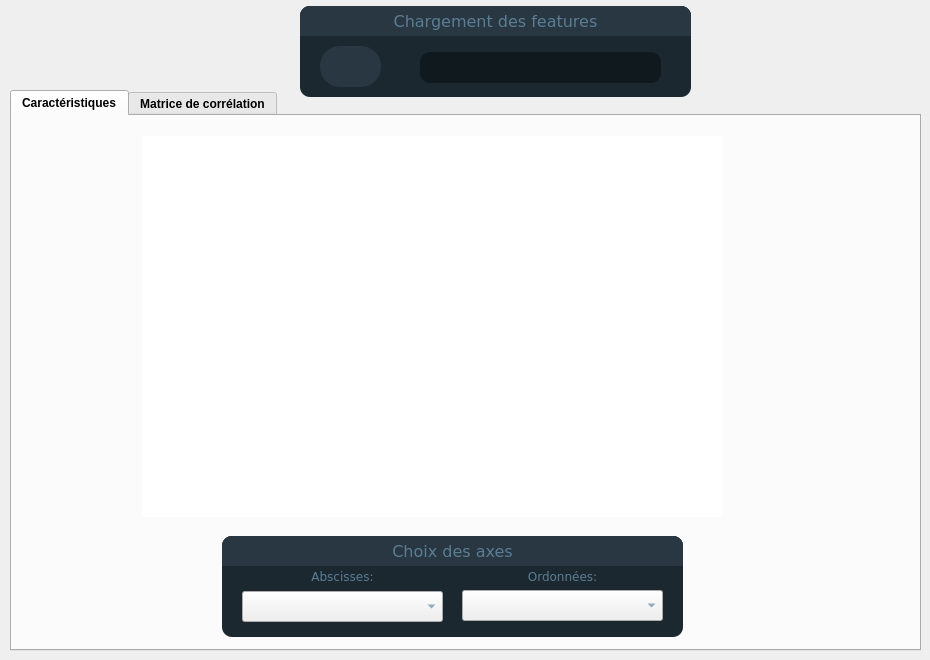
    <widget class="QWidget" name="tab_3">
     <attribute name="title">
      <string>Visualisation des caractéristiques</string>
     </attribute>
     <widget class="QTabWidget" name="tabWidget_5">
      <property name="geometry">
       <rect>
        <x>10</x>
        <y>90</y>
        <width>911</width>
        <height>561</height>
       </rect>
      </property>
      <property name="font">
       <font>
        <weight>75</weight>
        <bold>true</bold>
       </font>
      </property>
      <property name="cursor">
       <cursorShape>ArrowCursor</cursorShape>
      </property>
      <property name="styleSheet">
       <string notr="true"/>
      </property>
      <property name="currentIndex">
       <number>0</number>
      </property>
      <widget class="QWidget" name="tab_9">
       <attribute name="title">
        <string>Caractéristiques</string>
       </attribute>
       <widget class="MplWidget" name="visualData" native="true">
        <property name="geometry">
         <rect>
          <x>130</x>
          <y>20</y>
          <width>581</width>
          <height>381</height>
         </rect>
        </property>
        <property name="styleSheet">
         <string notr="true">background-color:white</string>
        </property>
       </widget>
       <widget class="QGroupBox" name="acq_box_4">
        <property name="geometry">
         <rect>
          <x>210</x>
          <y>420</y>
          <width>461</width>
          <height>101</height>
         </rect>
        </property>
        <property name="palette">
         <palette>
          <active>
           <colorrole role="WindowText">
            <brush brushstyle="SolidPattern">
             <color alpha="255">
              <red>91</red>
              <green>125</green>
              <blue>148</blue>
             </color>
            </brush>
           </colorrole>
           <colorrole role="Button">
            <brush brushstyle="SolidPattern">
             <color alpha="255">
              <red>28</red>
              <green>40</green>
              <blue>48</blue>
             </color>
            </brush>
           </colorrole>
           <colorrole role="Text">
            <brush brushstyle="SolidPattern">
             <color alpha="255">
              <red>91</red>
              <green>125</green>
              <blue>148</blue>
             </color>
            </brush>
           </colorrole>
           <colorrole role="ButtonText">
            <brush brushstyle="SolidPattern">
             <color alpha="255">
              <red>91</red>
              <green>125</green>
              <blue>148</blue>
             </color>
            </brush>
           </colorrole>
           <colorrole role="Base">
            <brush brushstyle="SolidPattern">
             <color alpha="255">
              <red>28</red>
              <green>40</green>
              <blue>48</blue>
             </color>
            </brush>
           </colorrole>
           <colorrole role="Window">
            <brush brushstyle="SolidPattern">
             <color alpha="255">
              <red>28</red>
              <green>40</green>
              <blue>48</blue>
             </color>
            </brush>
           </colorrole>
          </active>
          <inactive>
           <colorrole role="WindowText">
            <brush brushstyle="SolidPattern">
             <color alpha="255">
              <red>91</red>
              <green>125</green>
              <blue>148</blue>
             </color>
            </brush>
           </colorrole>
           <colorrole role="Button">
            <brush brushstyle="SolidPattern">
             <color alpha="255">
              <red>28</red>
              <green>40</green>
              <blue>48</blue>
             </color>
            </brush>
           </colorrole>
           <colorrole role="Text">
            <brush brushstyle="SolidPattern">
             <color alpha="255">
              <red>91</red>
              <green>125</green>
              <blue>148</blue>
             </color>
            </brush>
           </colorrole>
           <colorrole role="ButtonText">
            <brush brushstyle="SolidPattern">
             <color alpha="255">
              <red>91</red>
              <green>125</green>
              <blue>148</blue>
             </color>
            </brush>
           </colorrole>
           <colorrole role="Base">
            <brush brushstyle="SolidPattern">
             <color alpha="255">
              <red>28</red>
              <green>40</green>
              <blue>48</blue>
             </color>
            </brush>
           </colorrole>
           <colorrole role="Window">
            <brush brushstyle="SolidPattern">
             <color alpha="255">
              <red>28</red>
              <green>40</green>
              <blue>48</blue>
             </color>
            </brush>
           </colorrole>
          </inactive>
          <disabled>
           <colorrole role="WindowText">
            <brush brushstyle="SolidPattern">
             <color alpha="255">
              <red>91</red>
              <green>125</green>
              <blue>148</blue>
             </color>
            </brush>
           </colorrole>
           <colorrole role="Button">
            <brush brushstyle="SolidPattern">
             <color alpha="255">
              <red>28</red>
              <green>40</green>
              <blue>48</blue>
             </color>
            </brush>
           </colorrole>
           <colorrole role="Text">
            <brush brushstyle="SolidPattern">
             <color alpha="255">
              <red>91</red>
              <green>125</green>
              <blue>148</blue>
             </color>
            </brush>
           </colorrole>
           <colorrole role="ButtonText">
            <brush brushstyle="SolidPattern">
             <color alpha="255">
              <red>91</red>
              <green>125</green>
              <blue>148</blue>
             </color>
            </brush>
           </colorrole>
           <colorrole role="Base">
            <brush brushstyle="SolidPattern">
             <color alpha="255">
              <red>28</red>
              <green>40</green>
              <blue>48</blue>
             </color>
            </brush>
           </colorrole>
           <colorrole role="Window">
            <brush brushstyle="SolidPattern">
             <color alpha="255">
              <red>28</red>
              <green>40</green>
              <blue>48</blue>
             </color>
            </brush>
           </colorrole>
          </disabled>
         </palette>
        </property>
        <property name="font">
         <font>
          <pointsize>16</pointsize>
          <weight>50</weight>
          <bold>false</bold>
          <underline>false</underline>
          <strikeout>false</strikeout>
         </font>
        </property>
        <property name="layoutDirection">
         <enum>Qt::LeftToRight</enum>
        </property>
        <property name="styleSheet">
         <string notr="true">QGroupBox{
background-color: rgb(28, 40, 48);
color: rgb(91, 125, 148);
border-radius: 10px;
}

QGroupBox::title {

background-color:rgba(40,55,65,255);


} 







</string>
        </property>
        <property name="title">
         <string/>
        </property>
        <property name="alignment">
         <set>Qt::AlignHCenter|Qt::AlignTop</set>
        </property>
        <property name="flat">
         <bool>false</bool>
        </property>
        <widget class="QPushButton" name="stop_img_acq_button_3">
         <property name="geometry">
          <rect>
           <x>390</x>
           <y>220</y>
           <width>191</width>
           <height>81</height>
          </rect>
         </property>
         <property name="palette">
          <palette>
           <active>
            <colorrole role="WindowText">
             <brush brushstyle="SolidPattern">
              <color alpha="255">
               <red>91</red>
               <green>125</green>
               <blue>148</blue>
              </color>
             </brush>
            </colorrole>
            <colorrole role="Button">
             <brush brushstyle="SolidPattern">
              <color alpha="255">
               <red>40</red>
               <green>55</green>
               <blue>65</blue>
              </color>
             </brush>
            </colorrole>
            <colorrole role="Text">
             <brush brushstyle="SolidPattern">
              <color alpha="255">
               <red>91</red>
               <green>125</green>
               <blue>148</blue>
              </color>
             </brush>
            </colorrole>
            <colorrole role="ButtonText">
             <brush brushstyle="SolidPattern">
              <color alpha="255">
               <red>91</red>
               <green>125</green>
               <blue>148</blue>
              </color>
             </brush>
            </colorrole>
            <colorrole role="Base">
             <brush brushstyle="SolidPattern">
              <color alpha="255">
               <red>40</red>
               <green>55</green>
               <blue>65</blue>
              </color>
             </brush>
            </colorrole>
            <colorrole role="Window">
             <brush brushstyle="SolidPattern">
              <color alpha="255">
               <red>40</red>
               <green>55</green>
               <blue>65</blue>
              </color>
             </brush>
            </colorrole>
           </active>
           <inactive>
            <colorrole role="WindowText">
             <brush brushstyle="SolidPattern">
              <color alpha="255">
               <red>91</red>
               <green>125</green>
               <blue>148</blue>
              </color>
             </brush>
            </colorrole>
            <colorrole role="Button">
             <brush brushstyle="SolidPattern">
              <color alpha="255">
               <red>40</red>
               <green>55</green>
               <blue>65</blue>
              </color>
             </brush>
            </colorrole>
            <colorrole role="Text">
             <brush brushstyle="SolidPattern">
              <color alpha="255">
               <red>91</red>
               <green>125</green>
               <blue>148</blue>
              </color>
             </brush>
            </colorrole>
            <colorrole role="ButtonText">
             <brush brushstyle="SolidPattern">
              <color alpha="255">
               <red>91</red>
               <green>125</green>
               <blue>148</blue>
              </color>
             </brush>
            </colorrole>
            <colorrole role="Base">
             <brush brushstyle="SolidPattern">
              <color alpha="255">
               <red>40</red>
               <green>55</green>
               <blue>65</blue>
              </color>
             </brush>
            </colorrole>
            <colorrole role="Window">
             <brush brushstyle="SolidPattern">
              <color alpha="255">
               <red>40</red>
               <green>55</green>
               <blue>65</blue>
              </color>
             </brush>
            </colorrole>
           </inactive>
           <disabled>
            <colorrole role="WindowText">
             <brush brushstyle="SolidPattern">
              <color alpha="255">
               <red>91</red>
               <green>125</green>
               <blue>148</blue>
              </color>
             </brush>
            </colorrole>
            <colorrole role="Button">
             <brush brushstyle="SolidPattern">
              <color alpha="255">
               <red>40</red>
               <green>55</green>
               <blue>65</blue>
              </color>
             </brush>
            </colorrole>
            <colorrole role="Text">
             <brush brushstyle="SolidPattern">
              <color alpha="255">
               <red>91</red>
               <green>125</green>
               <blue>148</blue>
              </color>
             </brush>
            </colorrole>
            <colorrole role="ButtonText">
             <brush brushstyle="SolidPattern">
              <color alpha="255">
               <red>91</red>
               <green>125</green>
               <blue>148</blue>
              </color>
             </brush>
            </colorrole>
            <colorrole role="Base">
             <brush brushstyle="SolidPattern">
              <color alpha="255">
               <red>40</red>
               <green>55</green>
               <blue>65</blue>
              </color>
             </brush>
            </colorrole>
            <colorrole role="Window">
             <brush brushstyle="SolidPattern">
              <color alpha="255">
               <red>40</red>
               <green>55</green>
               <blue>65</blue>
              </color>
             </brush>
            </colorrole>
           </disabled>
          </palette>
         </property>
         <property name="font">
          <font>
           <family>Verdana</family>
           <pointsize>12</pointsize>
          </font>
         </property>
         <property name="styleSheet">
          <string notr="true">
background-color:rgba(40,55,65,255);
color: rgb(91, 125, 148);
 border-radius: 10px;
</string>
         </property>
         <property name="text">
          <string>Stop Acquisition</string>
         </property>
        </widget>
        <widget class="QFrame" name="frame_4">
         <property name="geometry">
          <rect>
           <x>0</x>
           <y>0</y>
           <width>461</width>
           <height>30</height>
          </rect>
         </property>
         <property name="styleSheet">
          <string notr="true">background-color:rgba(40,55,65,255);
border-top-left-radius :10px;
border-top-right-radius : 10px; 
border-bottom-left-radius : 1px; 
border-bottom-right-radius : 1px;</string>
         </property>
         <property name="frameShape">
          <enum>QFrame::StyledPanel</enum>
         </property>
         <property name="frameShadow">
          <enum>QFrame::Raised</enum>
         </property>
         <widget class="QLabel" name="label_25">
          <property name="geometry">
           <rect>
            <x>0</x>
            <y>0</y>
            <width>461</width>
            <height>31</height>
           </rect>
          </property>
          <property name="font">
           <font>
            <family>Verdana</family>
            <pointsize>12</pointsize>
           </font>
          </property>
          <property name="styleSheet">
           <string notr="true">color: rgb(91, 125, 148);</string>
          </property>
          <property name="text">
           <string>Choix des axes</string>
          </property>
          <property name="alignment">
           <set>Qt::AlignCenter</set>
          </property>
         </widget>
        </widget>
        <widget class="QComboBox" name="visualDataY">
         <property name="geometry">
          <rect>
           <x>240</x>
           <y>54</y>
           <width>201</width>
           <height>31</height>
          </rect>
         </property>
         <property name="font">
          <font>
           <family>Verdana</family>
          </font>
         </property>
         <property name="cursor">
          <cursorShape>PointingHandCursor</cursorShape>
         </property>
         <property name="styleSheet">
          <string notr="true">color: rgb(91, 125, 148);
</string>
         </property>
        </widget>
        <widget class="QComboBox" name="visualDataX">
         <property name="geometry">
          <rect>
           <x>20</x>
           <y>55</y>
           <width>201</width>
           <height>31</height>
          </rect>
         </property>
         <property name="font">
          <font>
           <family>Verdana</family>
          </font>
         </property>
         <property name="cursor">
          <cursorShape>PointingHandCursor</cursorShape>
         </property>
         <property name="styleSheet">
          <string notr="true">color: rgb(91, 125, 148);
</string>
         </property>
        </widget>
        <widget class="QLabel" name="label_26">
         <property name="geometry">
          <rect>
           <x>20</x>
           <y>30</y>
           <width>201</width>
           <height>21</height>
          </rect>
         </property>
         <property name="font">
          <font>
           <family>Verdana</family>
          </font>
         </property>
         <property name="layoutDirection">
          <enum>Qt::LeftToRight</enum>
         </property>
         <property name="styleSheet">
          <string notr="true">color: rgb(91, 125, 148);
background-color: rgb(28, 40, 48);</string>
         </property>
         <property name="text">
          <string>Abscisses:</string>
         </property>
         <property name="alignment">
          <set>Qt::AlignCenter</set>
         </property>
        </widget>
        <widget class="QLabel" name="label_27">
         <property name="geometry">
          <rect>
           <x>240</x>
           <y>30</y>
           <width>201</width>
           <height>21</height>
          </rect>
         </property>
         <property name="font">
          <font>
           <family>Verdana</family>
          </font>
         </property>
         <property name="layoutDirection">
          <enum>Qt::LeftToRight</enum>
         </property>
         <property name="styleSheet">
          <string notr="true">color: rgb(91, 125, 148);
background-color: rgb(28, 40, 48);</string>
         </property>
         <property name="text">
          <string>Ordonnées:</string>
         </property>
         <property name="alignment">
          <set>Qt::AlignCenter</set>
         </property>
        </widget>
       </widget>
      </widget>
      <widget class="QWidget" name="tab_10">
       <attribute name="title">
        <string>Matrice de corrélation</string>
       </attribute>
       <widget class="MplWidget" name="matrixCorrelation" native="true">
        <property name="geometry">
         <rect>
          <x>130</x>
          <y>40</y>
          <width>741</width>
          <height>451</height>
         </rect>
        </property>
        <property name="styleSheet">
         <string notr="true">background-color:white</string>
        </property>
       </widget>
      </widget>
     </widget>
     <widget class="QGroupBox" name="acq_box_3">
      <property name="geometry">
       <rect>
        <x>300</x>
        <y>6</y>
        <width>391</width>
        <height>91</height>
       </rect>
      </property>
      <property name="palette">
       <palette>
        <active>
         <colorrole role="WindowText">
          <brush brushstyle="SolidPattern">
           <color alpha="255">
            <red>91</red>
            <green>125</green>
            <blue>148</blue>
           </color>
          </brush>
         </colorrole>
         <colorrole role="Button">
          <brush brushstyle="SolidPattern">
           <color alpha="255">
            <red>28</red>
            <green>40</green>
            <blue>48</blue>
           </color>
          </brush>
         </colorrole>
         <colorrole role="Text">
          <brush brushstyle="SolidPattern">
           <color alpha="255">
            <red>91</red>
            <green>125</green>
            <blue>148</blue>
           </color>
          </brush>
         </colorrole>
         <colorrole role="ButtonText">
          <brush brushstyle="SolidPattern">
           <color alpha="255">
            <red>91</red>
            <green>125</green>
            <blue>148</blue>
           </color>
          </brush>
         </colorrole>
         <colorrole role="Base">
          <brush brushstyle="SolidPattern">
           <color alpha="255">
            <red>28</red>
            <green>40</green>
            <blue>48</blue>
           </color>
          </brush>
         </colorrole>
         <colorrole role="Window">
          <brush brushstyle="SolidPattern">
           <color alpha="255">
            <red>28</red>
            <green>40</green>
            <blue>48</blue>
           </color>
          </brush>
         </colorrole>
        </active>
        <inactive>
         <colorrole role="WindowText">
          <brush brushstyle="SolidPattern">
           <color alpha="255">
            <red>91</red>
            <green>125</green>
            <blue>148</blue>
           </color>
          </brush>
         </colorrole>
         <colorrole role="Button">
          <brush brushstyle="SolidPattern">
           <color alpha="255">
            <red>28</red>
            <green>40</green>
            <blue>48</blue>
           </color>
          </brush>
         </colorrole>
         <colorrole role="Text">
          <brush brushstyle="SolidPattern">
           <color alpha="255">
            <red>91</red>
            <green>125</green>
            <blue>148</blue>
           </color>
          </brush>
         </colorrole>
         <colorrole role="ButtonText">
          <brush brushstyle="SolidPattern">
           <color alpha="255">
            <red>91</red>
            <green>125</green>
            <blue>148</blue>
           </color>
          </brush>
         </colorrole>
         <colorrole role="Base">
          <brush brushstyle="SolidPattern">
           <color alpha="255">
            <red>28</red>
            <green>40</green>
            <blue>48</blue>
           </color>
          </brush>
         </colorrole>
         <colorrole role="Window">
          <brush brushstyle="SolidPattern">
           <color alpha="255">
            <red>28</red>
            <green>40</green>
            <blue>48</blue>
           </color>
          </brush>
         </colorrole>
        </inactive>
        <disabled>
         <colorrole role="WindowText">
          <brush brushstyle="SolidPattern">
           <color alpha="255">
            <red>91</red>
            <green>125</green>
            <blue>148</blue>
           </color>
          </brush>
         </colorrole>
         <colorrole role="Button">
          <brush brushstyle="SolidPattern">
           <color alpha="255">
            <red>28</red>
            <green>40</green>
            <blue>48</blue>
           </color>
          </brush>
         </colorrole>
         <colorrole role="Text">
          <brush brushstyle="SolidPattern">
           <color alpha="255">
            <red>91</red>
            <green>125</green>
            <blue>148</blue>
           </color>
          </brush>
         </colorrole>
         <colorrole role="ButtonText">
          <brush brushstyle="SolidPattern">
           <color alpha="255">
            <red>91</red>
            <green>125</green>
            <blue>148</blue>
           </color>
          </brush>
         </colorrole>
         <colorrole role="Base">
          <brush brushstyle="SolidPattern">
           <color alpha="255">
            <red>28</red>
            <green>40</green>
            <blue>48</blue>
           </color>
          </brush>
         </colorrole>
         <colorrole role="Window">
          <brush brushstyle="SolidPattern">
           <color alpha="255">
            <red>28</red>
            <green>40</green>
            <blue>48</blue>
           </color>
          </brush>
         </colorrole>
        </disabled>
       </palette>
      </property>
      <property name="font">
       <font>
        <pointsize>16</pointsize>
        <weight>50</weight>
        <bold>false</bold>
        <underline>false</underline>
        <strikeout>false</strikeout>
       </font>
      </property>
      <property name="layoutDirection">
       <enum>Qt::LeftToRight</enum>
      </property>
      <property name="styleSheet">
       <string notr="true">QGroupBox{
background-color: rgb(28, 40, 48);
color: rgb(91, 125, 148);
border-radius: 10px;
}

QGroupBox::title {

background-color:rgba(40,55,65,255);


} 







</string>
      </property>
      <property name="title">
       <string/>
      </property>
      <property name="alignment">
       <set>Qt::AlignHCenter|Qt::AlignTop</set>
      </property>
      <property name="flat">
       <bool>false</bool>
      </property>
      <widget class="QPushButton" name="stop_img_acq_button_2">
       <property name="geometry">
        <rect>
         <x>390</x>
         <y>220</y>
         <width>191</width>
         <height>81</height>
        </rect>
       </property>
       <property name="palette">
        <palette>
         <active>
          <colorrole role="WindowText">
           <brush brushstyle="SolidPattern">
            <color alpha="255">
             <red>91</red>
             <green>125</green>
             <blue>148</blue>
            </color>
           </brush>
          </colorrole>
          <colorrole role="Button">
           <brush brushstyle="SolidPattern">
            <color alpha="255">
             <red>40</red>
             <green>55</green>
             <blue>65</blue>
            </color>
           </brush>
          </colorrole>
          <colorrole role="Text">
           <brush brushstyle="SolidPattern">
            <color alpha="255">
             <red>91</red>
             <green>125</green>
             <blue>148</blue>
            </color>
           </brush>
          </colorrole>
          <colorrole role="ButtonText">
           <brush brushstyle="SolidPattern">
            <color alpha="255">
             <red>91</red>
             <green>125</green>
             <blue>148</blue>
            </color>
           </brush>
          </colorrole>
          <colorrole role="Base">
           <brush brushstyle="SolidPattern">
            <color alpha="255">
             <red>40</red>
             <green>55</green>
             <blue>65</blue>
            </color>
           </brush>
          </colorrole>
          <colorrole role="Window">
           <brush brushstyle="SolidPattern">
            <color alpha="255">
             <red>40</red>
             <green>55</green>
             <blue>65</blue>
            </color>
           </brush>
          </colorrole>
         </active>
         <inactive>
          <colorrole role="WindowText">
           <brush brushstyle="SolidPattern">
            <color alpha="255">
             <red>91</red>
             <green>125</green>
             <blue>148</blue>
            </color>
           </brush>
          </colorrole>
          <colorrole role="Button">
           <brush brushstyle="SolidPattern">
            <color alpha="255">
             <red>40</red>
             <green>55</green>
             <blue>65</blue>
            </color>
           </brush>
          </colorrole>
          <colorrole role="Text">
           <brush brushstyle="SolidPattern">
            <color alpha="255">
             <red>91</red>
             <green>125</green>
             <blue>148</blue>
            </color>
           </brush>
          </colorrole>
          <colorrole role="ButtonText">
           <brush brushstyle="SolidPattern">
            <color alpha="255">
             <red>91</red>
             <green>125</green>
             <blue>148</blue>
            </color>
           </brush>
          </colorrole>
          <colorrole role="Base">
           <brush brushstyle="SolidPattern">
            <color alpha="255">
             <red>40</red>
             <green>55</green>
             <blue>65</blue>
            </color>
           </brush>
          </colorrole>
          <colorrole role="Window">
           <brush brushstyle="SolidPattern">
            <color alpha="255">
             <red>40</red>
             <green>55</green>
             <blue>65</blue>
            </color>
           </brush>
          </colorrole>
         </inactive>
         <disabled>
          <colorrole role="WindowText">
           <brush brushstyle="SolidPattern">
            <color alpha="255">
             <red>91</red>
             <green>125</green>
             <blue>148</blue>
            </color>
           </brush>
          </colorrole>
          <colorrole role="Button">
           <brush brushstyle="SolidPattern">
            <color alpha="255">
             <red>40</red>
             <green>55</green>
             <blue>65</blue>
            </color>
           </brush>
          </colorrole>
          <colorrole role="Text">
           <brush brushstyle="SolidPattern">
            <color alpha="255">
             <red>91</red>
             <green>125</green>
             <blue>148</blue>
            </color>
           </brush>
          </colorrole>
          <colorrole role="ButtonText">
           <brush brushstyle="SolidPattern">
            <color alpha="255">
             <red>91</red>
             <green>125</green>
             <blue>148</blue>
            </color>
           </brush>
          </colorrole>
          <colorrole role="Base">
           <brush brushstyle="SolidPattern">
            <color alpha="255">
             <red>40</red>
             <green>55</green>
             <blue>65</blue>
            </color>
           </brush>
          </colorrole>
          <colorrole role="Window">
           <brush brushstyle="SolidPattern">
            <color alpha="255">
             <red>40</red>
             <green>55</green>
             <blue>65</blue>
            </color>
           </brush>
          </colorrole>
         </disabled>
        </palette>
       </property>
       <property name="font">
        <font>
         <family>Verdana</family>
         <pointsize>12</pointsize>
        </font>
       </property>
       <property name="styleSheet">
        <string notr="true">
background-color:rgba(40,55,65,255);
color: rgb(91, 125, 148);
 border-radius: 10px;
</string>
       </property>
       <property name="text">
        <string>Stop Acquisition</string>
       </property>
      </widget>
      <widget class="QFrame" name="frame_3">
       <property name="geometry">
        <rect>
         <x>0</x>
         <y>0</y>
         <width>391</width>
         <height>30</height>
        </rect>
       </property>
       <property name="styleSheet">
        <string notr="true">background-color:rgba(40,55,65,255);
border-top-left-radius :10px;
border-top-right-radius : 10px; 
border-bottom-left-radius : 1px; 
border-bottom-right-radius : 1px;</string>
       </property>
       <property name="frameShape">
        <enum>QFrame::StyledPanel</enum>
       </property>
       <property name="frameShadow">
        <enum>QFrame::Raised</enum>
       </property>
       <widget class="QLabel" name="label_24">
        <property name="geometry">
         <rect>
          <x>0</x>
          <y>0</y>
          <width>391</width>
          <height>31</height>
         </rect>
        </property>
        <property name="font">
         <font>
          <family>Verdana</family>
          <pointsize>12</pointsize>
         </font>
        </property>
        <property name="styleSheet">
         <string notr="true">color: rgb(91, 125, 148);</string>
        </property>
        <property name="text">
         <string>Chargement des features</string>
        </property>
        <property name="alignment">
         <set>Qt::AlignCenter</set>
        </property>
       </widget>
      </widget>
      <widget class="QToolButton" name="openButton_featFile">
       <property name="geometry">
        <rect>
         <x>20</x>
         <y>40</y>
         <width>61</width>
         <height>41</height>
        </rect>
       </property>
       <property name="minimumSize">
        <size>
         <width>61</width>
         <height>41</height>
        </size>
       </property>
       <property name="maximumSize">
        <size>
         <width>61</width>
         <height>41</height>
        </size>
       </property>
       <property name="cursor">
        <cursorShape>PointingHandCursor</cursorShape>
       </property>
       <property name="styleSheet">
        <string notr="true">background-repeat: no-repeat;
background-position: center;
background-image : url(:/folder.png);
background-color:rgba(40,55,65,255);
border-radius: 20px;</string>
       </property>
       <property name="text">
        <string/>
       </property>
       <property name="icon">
        <iconset>
         <normaloff>../ProjetMistrasEUROSONIC/images/folder.png</normaloff>../ProjetMistrasEUROSONIC/images/folder.png</iconset>
       </property>
       <property name="iconSize">
        <size>
         <width>50</width>
         <height>50</height>
        </size>
       </property>
      </widget>
      <widget class="QLineEdit" name="featFile_path_feats">
       <property name="geometry">
        <rect>
         <x>120</x>
         <y>46</y>
         <width>241</width>
         <height>31</height>
        </rect>
       </property>
       <property name="styleSheet">
        <string notr="true">background-color:rgba(16,25,30,255);
selection-background-color: rgba(16,25,30,255);
color: rgb(91, 125, 148);
border-radius: 10px;</string>
       </property>
      </widget>
     </widget>
    </widget>
